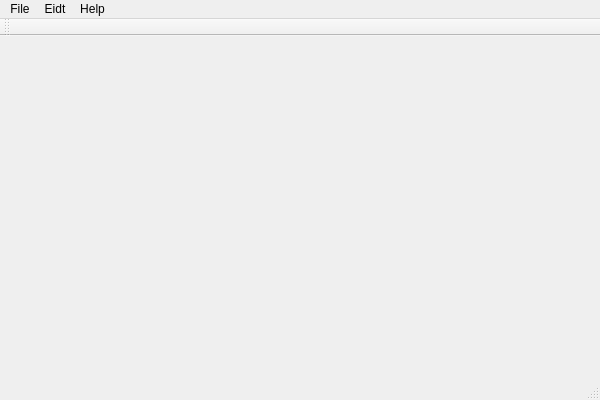
<?xml version="1.0" encoding="UTF-8"?>
<ui version="4.0">
 <class>testWidgetsClass</class>
 <widget class="QMainWindow" name="testWidgetsClass">
  <property name="geometry">
   <rect>
    <x>0</x>
    <y>0</y>
    <width>600</width>
    <height>400</height>
   </rect>
  </property>
  <property name="windowTitle">
   <string>testWidgets</string>
  </property>
  <widget class="QWidget" name="centralWidget"/>
  <widget class="QMenuBar" name="menuBar">
   <property name="geometry">
    <rect>
     <x>0</x>
     <y>0</y>
     <width>600</width>
     <height>23</height>
    </rect>
   </property>
   <widget class="QMenu" name="menuFile">
    <property name="title">
     <string>File</string>
    </property>
    <addaction name="actionNew"/>
    <addaction name="actionOpen"/>
    <addaction name="actionSave"/>
    <addaction name="actionClose"/>
   </widget>
   <widget class="QMenu" name="menuEidt">
    <property name="title">
     <string>Eidt</string>
    </property>
   </widget>
   <widget class="QMenu" name="menuHelp">
    <property name="title">
     <string>Help</string>
    </property>
   </widget>
   <addaction name="menuFile"/>
   <addaction name="menuEidt"/>
   <addaction name="menuHelp"/>
  </widget>
  <widget class="QToolBar" name="mainToolBar">
   <attribute name="toolBarArea">
    <enum>TopToolBarArea</enum>
   </attribute>
   <attribute name="toolBarBreak">
    <bool>false</bool>
   </attribute>
  </widget>
  <widget class="QStatusBar" name="statusBar"/>
  <action name="actionNew">
   <property name="text">
    <string>New</string>
   </property>
  </action>
  <action name="actionOpen">
   <property name="text">
    <string>Open</string>
   </property>
  </action>
  <action name="actionSave">
   <property name="text">
    <string>Save</string>
   </property>
  </action>
  <action name="actionClose">
   <property name="text">
    <string>Close</string>
   </property>
  </action>
 </widget>
 <layoutdefault spacing="6" margin="11"/>
 <resources>
  <include location="testwidgets.qrc"/>
 </resources>
 <connections/>
</ui>
